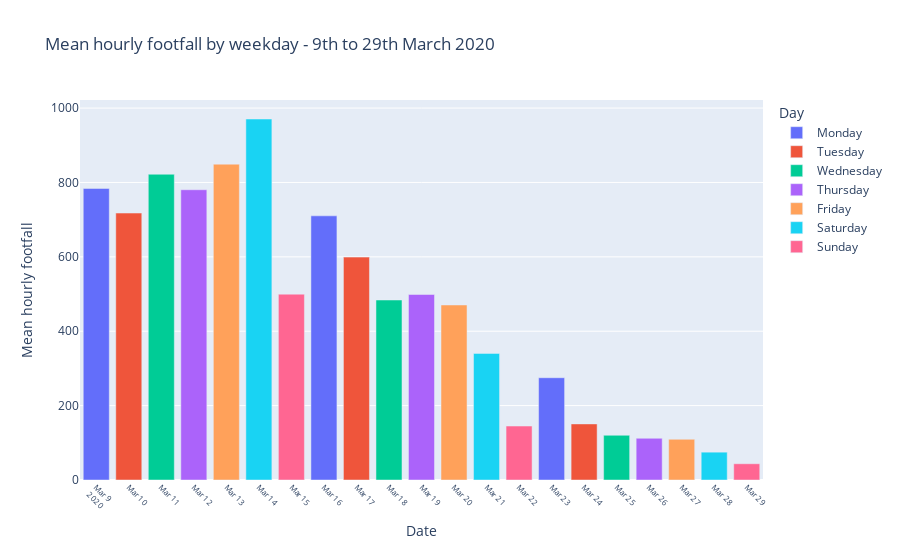

Source (notebook cell):
### Markdown cell above
Let's break some of these periods down to look at daily changes as mean hourly footfall and percentage change.

### Code cell
#Chart fed by a pipeline to create dataframe grouped by days between 16th March 2020 - 22nd March 2020 and show mean hourly footfall.  Haven't figured out how to sort the colours dividing the days up yet!
data_2020_subset = (footfalldf
        .pipe(start_pipeline)
        .pipe(remove_new_cameras)
        .pipe(mean_hourly,"day")
        .pipe(reset_df_index)
        .pipe(date_range,"2020-03-09","2020-03-29"))

data_2020_subset['Day_Name'] = data_2020_subset.index.day_name()

bar = px.bar(data_2020_subset,y='Count',title="Mean hourly footfall by weekday - 9th to 29th March 2020",
             color='Day_Name',hover_data=['Day_Name','Count'],
             labels={'Count': 'Mean hourly footfall', 'DateTime': 'Date', 'Day_Name':'Day'})

bar.update_xaxes(nticks=26,tickangle=45,tickfont=dict(size=8))

bar.show()

### Figure 1 — Plotly figure (JSON) as saved in the notebook; plotly's stock layout.template omitted (floating-point values rounded to 4 significant figures)
{"data": [{"alignmentgroup": "True", "customdata": [["Monday"], ["Monday"], ["Monday"]], "hovertemplate": "Day=%{customdata[0]}<br>Date=%{x}<br>Mean hourly footfall=%{y}<extra></extra>", "legendgroup": "Monday", "marker": {"color": "#636efa"}, "name": "Monday", "offsetgroup": "Monday", "orientation": "v", "showlegend": true, "textposition": "auto", "type": "bar", "x": ["2020-03-09T00:00:00", "2020-03-16T00:00:00", "2020-03-23T00:00:00"], "xaxis": "x", "y": [784.0, 710.3, 275.0], "yaxis": "y"}, {"alignmentgroup": "True", "customdata": [["Tuesday"], ["Tuesday"], ["Tuesday"]], "hovertemplate": "Day=%{customdata[0]}<br>Date=%{x}<br>Mean hourly footfall=%{y}<extra></extra>", "legendgroup": "Tuesday", "marker": {"color": "#EF553B"}, "name": "Tuesday", "offsetgroup": "Tuesday", "orientation": "v", "showlegend": true, "textposition": "auto", "type": "bar", "x": ["2020-03-10T00:00:00", "2020-03-17T00:00:00", "2020-03-24T00:00:00"], "xaxis": "x", "y": [717.8, 599.3, 150.8], "yaxis": "y"}, {"alignmentgroup": "True", "customdata": [["Wednesday"], ["Wednesday"], ["Wednesday"]], "hovertemplate": "Day=%{customdata[0]}<br>Date=%{x}<br>Mean hourly footfall=%{y}<extra></extra>", "legendgroup": "Wednesday", "marker": {"color": "#00cc96"}, "name": "Wednesday", "offsetgroup": "Wednesday", "orientation": "v", "showlegend": true, "textposition": "auto", "type": "bar", "x": ["2020-03-11T00:00:00", "2020-03-18T00:00:00", "2020-03-25T00:00:00"], "xaxis": "x", "y": [822.1, 484.0, 120.3], "yaxis": "y"}, {"alignmentgroup": "True", "customdata": [["Thursday"], ["Thursday"], ["Thursday"]], "hovertemplate": "Day=%{customdata[0]}<br>Date=%{x}<br>Mean hourly footfall=%{y}<extra></extra>", "legendgroup": "Thursday", "marker": {"color": "#ab63fa"}, "name": "Thursday", "offsetgroup": "Thursday", "orientation": "v", "showlegend": true, "textposition": "auto", "type": "bar", "x": ["2020-03-12T00:00:00", "2020-03-19T00:00:00", "2020-03-26T00:00:00"], "xaxis": "x", "y": [780.4, 498.8, 112.2], "yaxis": "y"}, {"alignmentgroup": "True", "customdata": [["Friday"], ["Friday"], ["Friday"]], "hovertemplate": "Day=%{customdata[0]}<br>Date=%{x}<br>Mean hourly footfall=%{y}<extra></extra>", "legendgroup": "Friday", "marker": {"color": "#FFA15A"}, "name": "Friday", "offsetgroup": "Friday", "orientation": "v", "showlegend": true, "textposition": "auto", "type": "bar", "x": ["2020-03-13T00:00:00", "2020-03-20T00:00:00", "2020-03-27T00:00:00"], "xaxis": "x", "y": [849.2, 470.6, 109.5], "yaxis": "y"}, {"alignmentgroup": "True", "customdata": [["Saturday"], ["Saturday"], ["Saturday"]], "hovertemplate": "Day=%{customdata[0]}<br>Date=%{x}<br>Mean hourly footfall=%{y}<extra></extra>", "legendgroup": "Saturday", "marker": {"color": "#19d3f3"}, "name": "Saturday", "offsetgroup": "Saturday", "orientation": "v", "showlegend": true, "textposition": "auto", "type": "bar", "x": ["2020-03-14T00:00:00", "2020-03-21T00:00:00", "2020-03-28T00:00:00"], "xaxis": "x", "y": [970.6, 340.4, 74.83], "yaxis": "y"}, {"alignmentgroup": "True", "customdata": [["Sunday"], ["Sunday"], ["Sunday"]], "hovertemplate": "Day=%{customdata[0]}<br>Date=%{x}<br>Mean hourly footfall=%{y}<extra></extra>", "legendgroup": "Sunday", "marker": {"color": "#FF6692"}, "name": "Sunday", "offsetgroup": "Sunday", "orientation": "v", "showlegend": true, "textposition": "auto", "type": "bar", "x": ["2020-03-15T00:00:00", "2020-03-22T00:00:00", "2020-03-29T00:00:00"], "xaxis": "x", "y": [499.6, 145.1, 43.67], "yaxis": "y"}], "layout": {"barmode": "relative", "legend": {"title": {"text": "Day"}, "tracegroupgap": 0}, "title": {"text": "Mean hourly footfall by weekday - 9th to 29th March 2020"}, "xaxis": {"anchor": "y", "domain": [0.0, 1.0], "nticks": 26, "tickangle": 45, "tickfont": {"size": 8}, "title": {"text": "Date"}}, "yaxis": {"anchor": "x", "domain": [0.0, 1.0], "title": {"text": "Mean hourly footfall"}}}}
